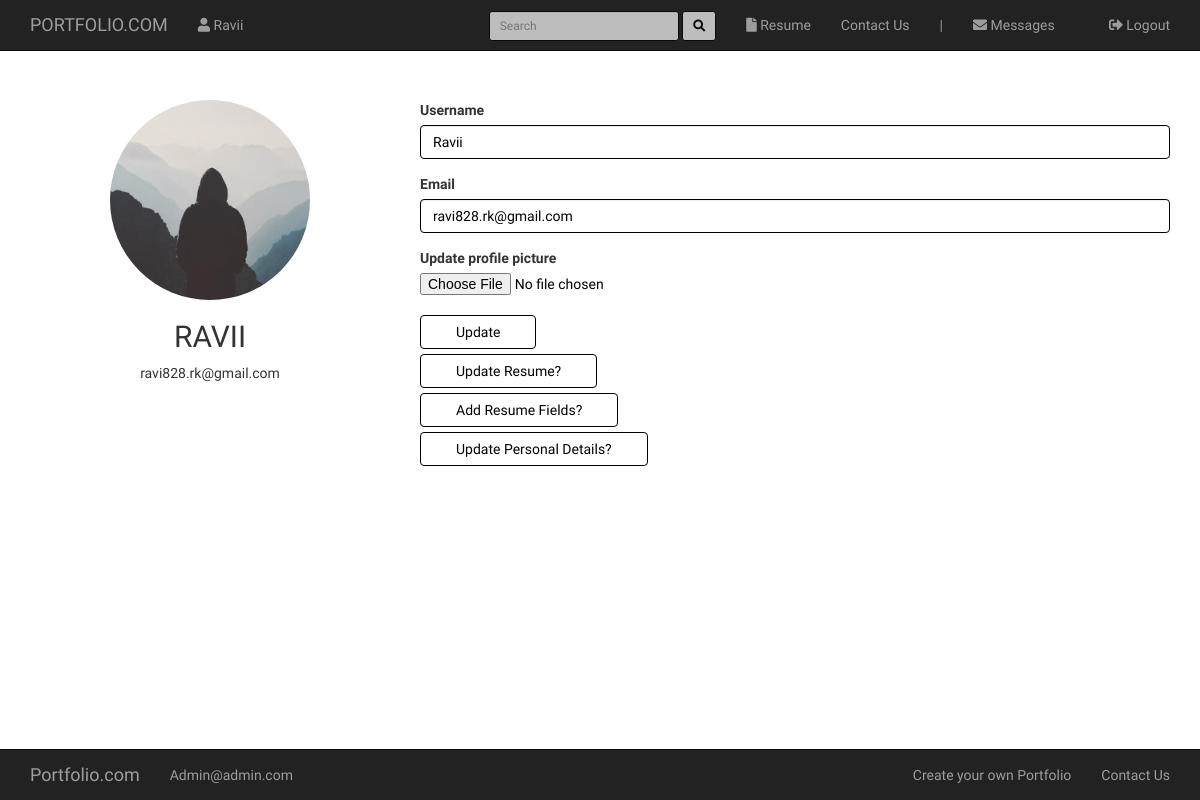
Page /account (signed in) on the committed database.
### root/models.py (models this page shows, shortened)
class User(db.Model, UserMixin):
    id = db.Column(db.Integer, primary_key=True)
    username = db.Column(db.String(140), nullable=False, unique=True)
    email = db.Column(db.String(140), nullable=False, unique=True)
    password = db.Column(db.String(80), nullable=False)
    image = db.Column(db.String(120), default='default.jpg', nullable=False)
    resume = db.Column(db.String(120), default='default.pdf', nullable=False)
    name = db.Column(db.String(40))
    mobile = db.Column(db.String(14))
    phone = db.Column(db.String(14))
    dob = db.Column(db.String(20))
    address = db.Column(db.String(200))
    hobbies = db.Column(db.String(100))
    country = db.Column(db.String(30))
    city = db.Column(db.String(30))
    messages_sent = db.relationship('Message', foreign_keys='Message.sender_id', backref='author', lazy='dynamic')
    messages_received = db.relationship('Message', foreign_keys='Message.recipient_id', backref='recipient',
                                        lazy='dynamic')
    last_message_read_time = db.Column(db.DateTime)
    notifications = db.relationship('Notification', backref='user', lazy='dynamic')
    resume_details = db.relationship('Resume', backref='resume_details', lazy='dynamic')
    def new_messages(self):
        last_read_time = self.last_message_read_time or datetime(1900, 1, 1)
        return Message.query.filter_by(recipient=self).filter(Message.timestamp > last_read_time).count()

### root/routes.py (the view, shortened to what this page needs)
@app.route('/account', methods=['GET', 'POST'])
@login_required
def account():
    form = UpdateUserDetails()
    if request.method == 'GET':
        form.username.data = current_user.username
        form.email.data = current_user.email
    image = url_for('static', filename='profile_pics/' + current_user.image)
    return render_template('account.html', title='Account', image_file=image, form=form)

### root/forms.py (shortened to what this page needs)
class UpdateUserDetails(FlaskForm):
    username = StringField('Username', validators=[DataRequired()])
    email = StringField('Email', validators=[DataRequired(), Email()])
    picture = FileField('Update profile picture', validators=[FileAllowed(['jpg', 'png'])])
    submit = SubmitField('Update')

### root/models.py (called while the page is built)
@login_manager.user_loader
def load_user(user_id):
    return User.query.get(int(user_id))

### root/templates/account.html (shortened to what this page needs)
{% extends 'base.html' %}
{% block content %}
	<div class="col-sm-4 tc">
        <img class="img img-circle" src="{{ image_file }}" height="200px" width="200px">
        <div class="media-body">
            <h2 class="account-heading"><span style="font-family: 'Kirang Haerang', cursive;">{{ current_user.username.upper() }}</span></h2>
            <p class="text-secondary">{{ current_user.email }}</p>
        </div>
    </div>
    <div class="col-sm-8">
    	<form method="post" enctype="multipart/form-data">
			<div class="form-group">
				{{ form.username.label }}
				{% if form.username.errors %}
					{{ form.username(class="form-control is-invalid") }}
					<div class="invalid-feedback">
						{% for error in form.username.errors %}
							<span>{{ error }}</span>
						{% endfor %}
					</div>
				{% else %}
					{{ form.username(class="form-control ci") }}
				{% endif %}
			</div>
			<div class="form-group">
				{{ form.email.label }}
				{% if form.email.errors %}
					{{ form.email(class="form-control is-invalid") }}
					<div class="invalid-feedback">
						{% for error in form.email.errors %}
							<span>{{ error }}</span>
						{% endfor %}
					</div>
				{% else %}
					{{ form.email(class="form-control ci") }}
				{% endif %}
			</div>
			<div class="form-group">
				{{ form.picture.label }}
                {{ form.picture(class="form-control-file  ci") }}
			</div>
			<div class="form-group">
				{{ form.submit(class="btn btn-default cb mt-5")}}
				 <br>
				<a href="{{ url_for('upload_resume') }}" class="btn btn-default cb mt-5"> Update Resume?</a>
				 <br>
				<a href="{{ url_for('resume_details') }}" class="btn btn-default cb mt-5"> Add Resume Fields?</a>
				<br>
				<a href="{{ url_for('update_user_details') }}" class="btn btn-default cb mt-5"> Update Personal Details?</a>
			</div>
		</form>
    </div>
{% endblock %}

### root/templates/base.html (shortened to what this page needs)
<!DOCTYPE html>
<html>
<head>
	<link rel="stylesheet" href="https://maxcdn.bootstrapcdn.com/bootstrap/3.3.7/css/bootstrap.min.css">
	<link rel="stylesheet" href="https://use.fontawesome.com/releases/v5.2.0/css/all.css" >
	<link rel="stylesheet" type="text/css" href="{{ url_for('static', filename='main.css') }}">
</head>
<body style="font-family: 'Roboto Condensed', sans-serif;">
	<nav class="navbar navbar-inverse navbar-fixed-top">
	  	<div class="container">
	    	<div class="navbar-header">
	      		<a class="navbar-brand" href="{{ url_for('home') }}"><span style="font-family: 'Kirang Haerang', cursive;">PORTFOLIO.COM</span></a>
	    	</div>
	    	<div class="collapse navbar-collapse" id="bs-example-navbar-collapse-1">
	      		<ul class="nav navbar-nav">
	      			{% if current_user.is_authenticated %}
	        		<li class=""><a href="{{ url_for('account') }}"><i class="fas fa-user"></i> {{ current_user.username }}</a></li>
	        		{% endif %}
	      		</ul>
	      		<ul class="nav navbar-nav navbar-right">
	      			{% if current_user.is_authenticated %}
	        		<li><a href="{{ url_for('resume') }}"><i class="fas fa-file"></i> Resume</a></li>
	        		<li><a href="{{ url_for('contact_us') }}">Contact Us</a></li>
	        		<li class=""><a href="#"> | </a></li>
	      			<li>
                        <a href="{{ url_for('messages') }}"><i class="fas fa-envelope"></i>
                            {{ 'Messages' }}
                            {% set new_messages = current_user.new_messages() %}
                        </a>
                    </li>
	        		<li class=""><a href="{{ url_for('logout') }}"><i class="fas fa-sign-out-alt"></i> Logout</a></li>
	        		{% else %}
	        		<li class=""><a href="{{ url_for('login') }}"><i class="fas fa-sign-in-alt"></i> Login</a></li>
	        		{% endif %}
	      		</ul>
	      		<form class="navbar-form navbar-right" style="opacity: .7; margin-top: 11px; " method="post" action="{{ url_for('search_user') }}">
	        		<div class="form-group">
	          			<input type="text" name="username" class="form-control input-sm  ci" placeholder="Search">
	        		</div>
	        		<button type="submit" class="btn btn-default btn-sm ci"><i class="fas fa-search"></i></button>
	      		</form>
	    	</div>
	  	</div>
	</nav>
	<div class="container mt-100">
		<div class="row">
			{% block content %}
			{% endblock %}
		</div>
	</div>
	<div style="height: 80px;"></div>
	<nav class="navbar navbar-inverse navbar-fixed-bottom">
	  	<div class="container">
	    	<div class="navbar-header">
	      		<a class="navbar-brand" href="#">Portfolio.com</a>
	    	</div>
	    	<div class="collapse navbar-collapse" id="bs-example-navbar-collapse-2">
	      		<ul class="nav navbar-nav">
	        		<li><a href="#">Admin@admin.com</a></li>
	      		</ul>
	      		<ul class="nav navbar-nav navbar-right">
	        		<li><a href="#">Create your own Portfolio</a></li>
	        		<li><a href="#">Contact Us</a></li>
	      		</ul>
	    	</div>
	  	</div>
	</nav>
</body>
</html>

### root/static/main.css (style rules this page uses)
body { font-family: 'Roboto Condensed', sans-serif; }
.cb { border-color: #000; color: #000; padding-left: 35px; padding-right: 35px; }
.ci { border-color: #000; color: #000; }
.mt-5 { margin-top: 5px; }
.mt-100 { margin-top: 100px; }
.tc { text-align: center; }

### rows in the picture
User: username "Ravii", username "RAVII", email "ravi828.rk@gmail.com"

### other values in the picture
{{ 'Messages' }} "Messages"
